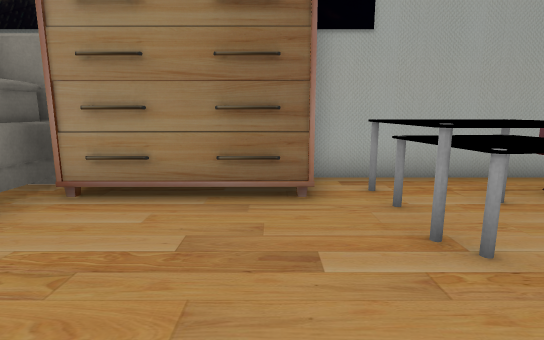
[1] (above)

17 first-person views from a walk through a scene from a Unity 3-D project. The camera is 1.3 m above the floor, tilts 10° down and sees 80° across. The floor is counted in squares, 1 m on a side. Each view is taken from the middle of a square. On the plan, view 1 faces up. The plan holds only what a view shows up to about 14 squares ahead; the rest is blank. The place goes on beyond the plan. Some surface patterns are stand-ins.

[2]
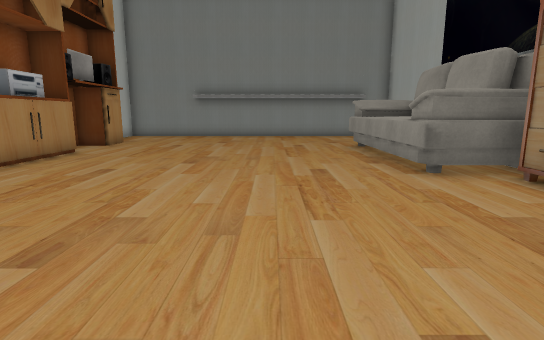

[3]
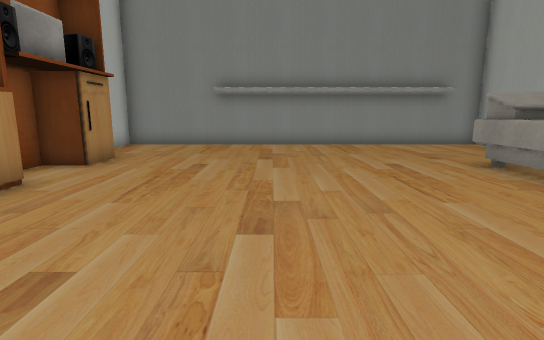

[4]
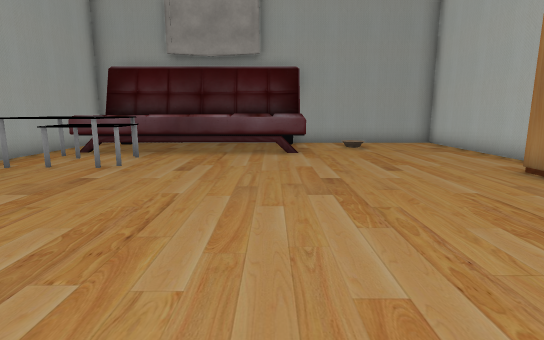

[5]
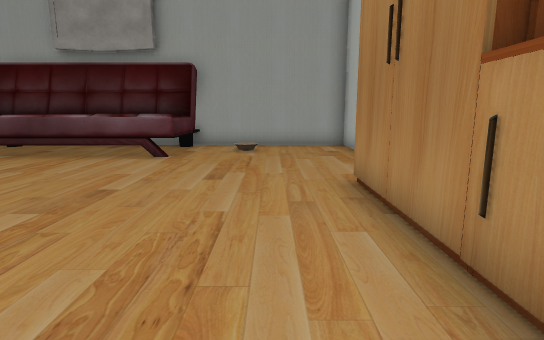

[6]
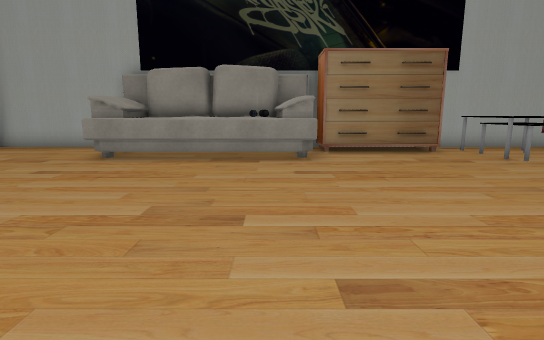

[7]
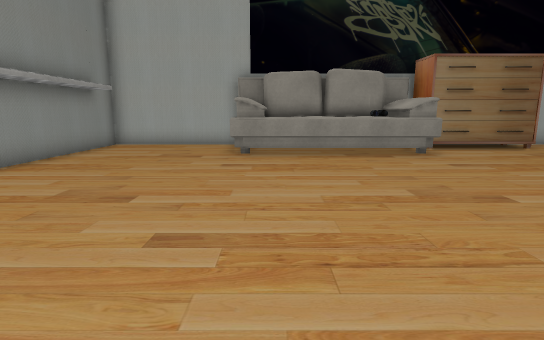

[8]
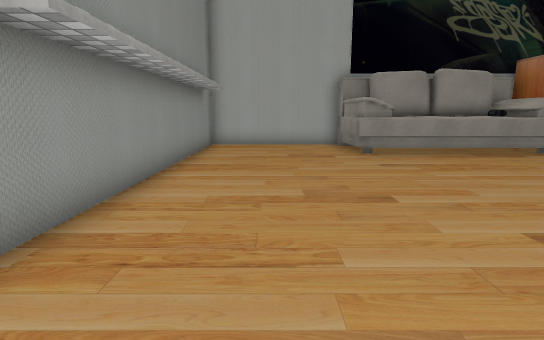

[9]
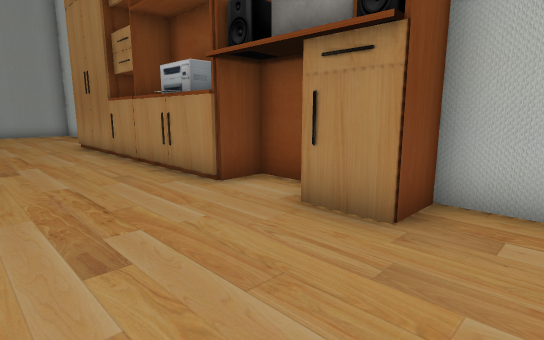

[10]
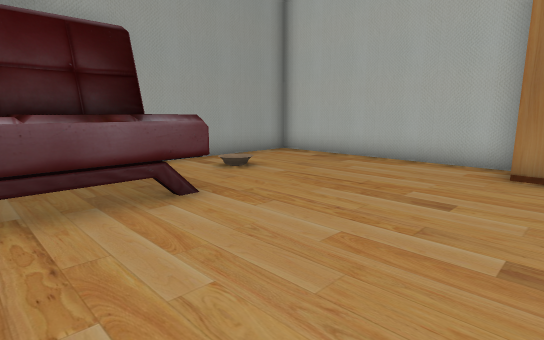

[11]
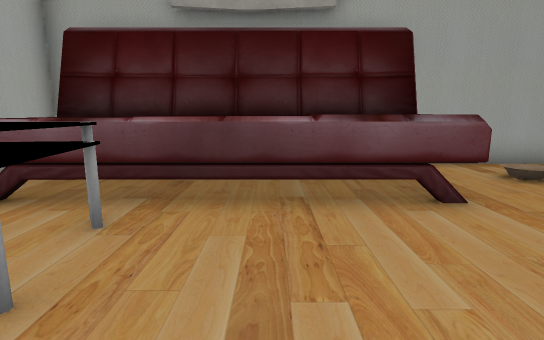

[12]
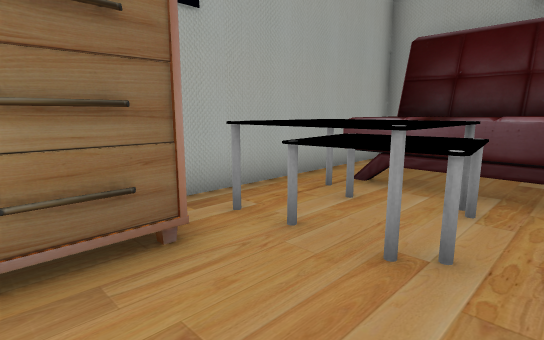

[13]
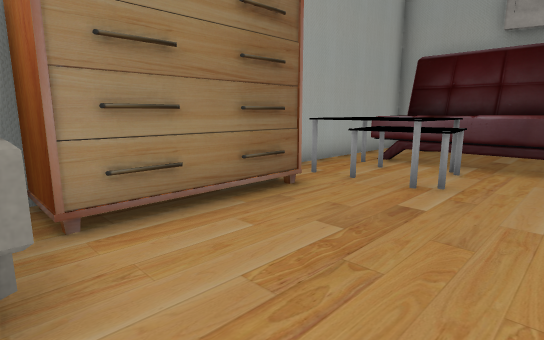

[14]
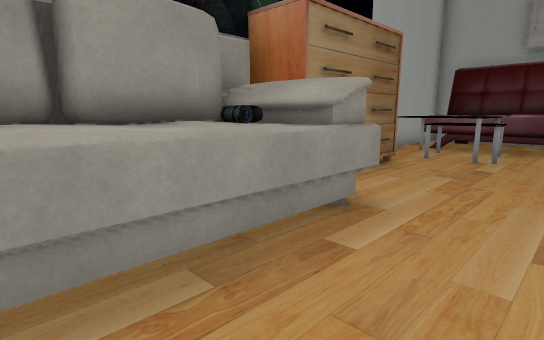

[15]
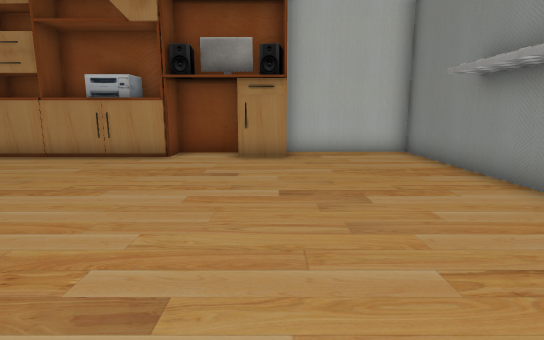

[16]
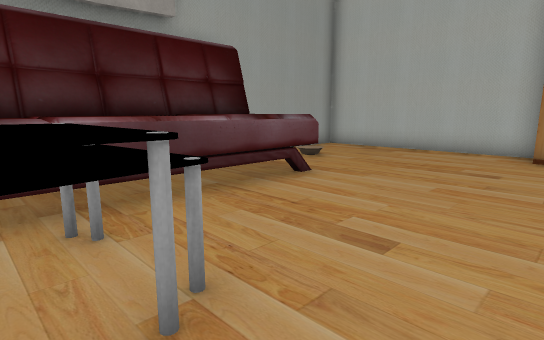

[17]
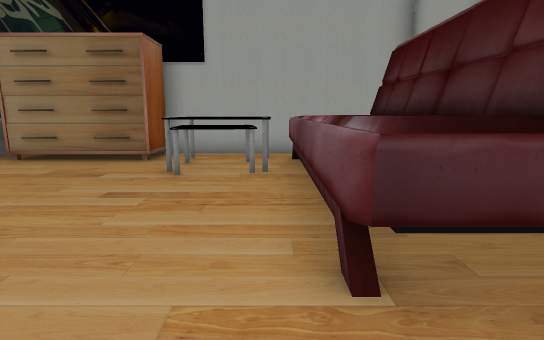

### Floor plan
Points are (right, up) in squares from view 1. A wall is a line through its corners. A room is listed if a view was taken in it or the views show most of it. See-through windows are left out.
Room 1 (views 1, 2, 3, 4, 5, 6, 7, 8, 9, 10, 11, 12, 13, 14, 15, 16, 17)
walls: (1.1, -7.9) (8.3, -7.9) (8.3, -2.5); (-10, -7.4) (-10, -7.8) (-7.9, -7.8) (-7.9, -7.4); (-10.2, 6.5) (-15.5, 6.5) (-15.5, -7.9) (-11.4, -7.9); (8.3, 6.5) (0.5, 6.5)
objects: other object (-11, -7) to (-10, -7); other object (-10, 3) to (-4, 6); other object (-8, -7); other object (-7, -7) to (-5, -7); other object (-6, 4); other object (-5, 4); other object (-4, -7) to (-3, -7); other object (-3, 5) to (1, 6); other object (-2, -7) to (0, -7); other object (2, 3) to (4, 3); other object (2, 4) to (2, 5); other object (4, 5); other object (5, -2) to (8, 6)

Positions as (right, up) in squares from view 1, and headings:
1: (0, 0), facing up
2: (3, 0), facing left
3: (-2, -2), facing left
4: (-6, -1), facing right
5: (-5, -5), facing right
6: (-5, -6), facing up
7: (-9, -7), facing up
8: (-13, -7), facing up
9: (-13, -3), facing down-right
10: (0, 1), facing down-right
11: (0, 1), facing right
12: (-1, 2), facing up-right
13: (-4, 1), facing up-right
14: (-8, 1), facing up-right
15: (-11, 3), facing down
16: (0, 4), facing down-right
17: (4, -4), facing up
